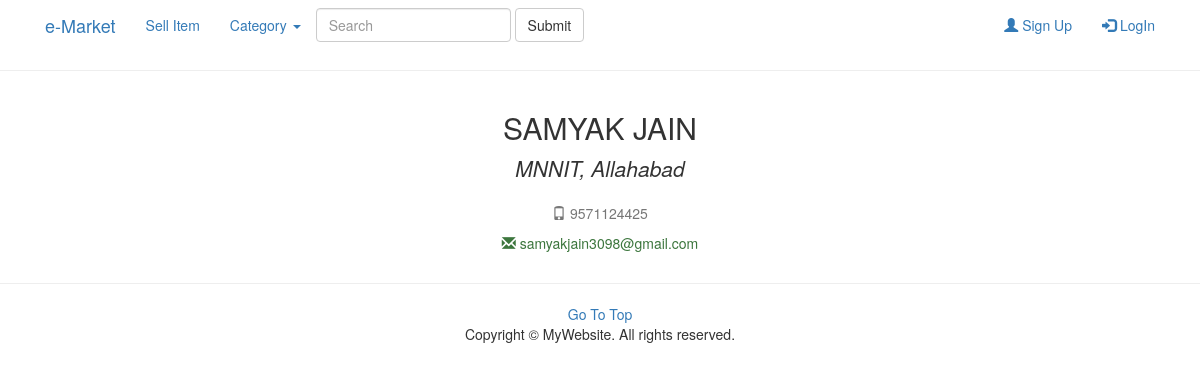
Page /about_seller.php?user_id=1 on the committed database.
### tables this page shows
CREATE TABLE IF NOT EXISTS `users` (
  `user_id` int(11) NOT NULL,
  `name` varchar(48) NOT NULL,
  `college` varchar(72) NOT NULL,
  `city` varchar(36) NOT NULL,
  `contact` varchar(24) NOT NULL,
  `email` varchar(128) NOT NULL,
  `password` varchar(128) NOT NULL,
  `gender` varchar(8) NOT NULL
);

### public/about_seller.php (the view)
<?php
require("../includes/helpers.php");
$seller_html = "";
$conn = connect();
$query = "SELECT * FROM users WHERE user_id='" .$_GET["user_id"]. "'";
$result = mysqli_query($conn, $query);
$row = mysqli_fetch_assoc($result);
if($result) {
	$seller_html = $seller_html . "<div class=\"row\">
		<div class=\"col-xs-12 col-md-12 col-sm-12 col-lg-12\">";
	$seller_html = $seller_html . "<div class=\"text-center\">";
	$seller_html = $seller_html . "<h2 class=\"text-uppercase\">". $row["name"] ."</h2>";
	$seller_html = $seller_html . "<p class=\"lead text-capitalize\"><em>".
		$row["college"] .", ". $row["city"] . "</em></p>";
	$seller_html = $seller_html . "<p class=\"text-muted\"><span class=\"glyphicon glyphicon-phone\" aria-hidden=\"true\"></span>  ". $row["contact"] ."</p>";
	$seller_html = $seller_html . "<p class=\"text-success\"><span class=\"glyphicon glyphicon-envelope\" aria-hidden=\"true\"></span> ".  $row["email"] ."</p> </div> </div> </div>";
}
if (!empty($seller_html))
	display($seller_html);
else
	apologize("No item found");
?>

### rows in the picture
users: name "SAMYAK JAIN", college "MNNIT", city "Allahabad", contact "9571124425", email "samyakjain3098@gmail.com"
